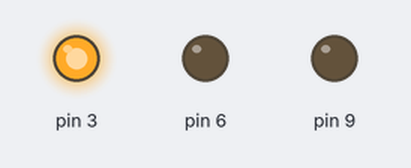
A sketch run on a simulated Arduino Uno, built with avr-gcc and run on an emulated ATmega328P. Parts: output pins drawn as LEDs (lit = HIGH).

Above: at 0.2 s.
At 1.2 s:
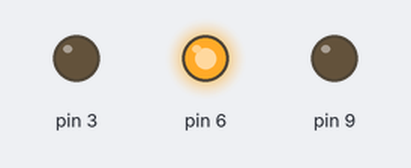
At 2.2 s:
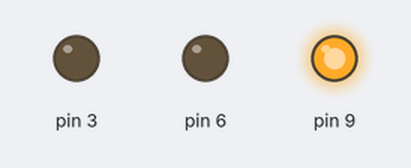
At 5.7 s:
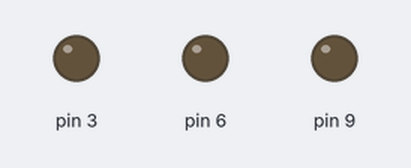
Timing chart, 0 to 6.9 s (numbered marks = the images above):
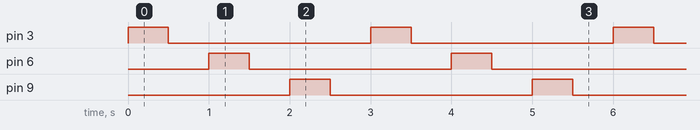

Measured:
- by itself, pin 3, pin 6, pin 9: alternates HIGH for 0.50 s and LOW for 2.5 s
- by itself, everything shown: repeats every 3.0 s, in 6 steps

The sketch:

sketch_aug23a.ino
```cpp
void setup() {
  pinMode(3 ,OUTPUT) ;
  pinMode(6 ,OUTPUT);
  pinMode(9 ,OUTPUT);

}

void loop() {
  digitalWrite(3,HIGH) ;
  delay(500) ;
  digitalWrite(3,LOW) ;
  delay(500) ;

  digitalWrite(6,HIGH) ;
  delay(500) ;
  digitalWrite(6,LOW) ;
  delay(500);

  digitalWrite(9,HIGH);
  delay(500) ;
  digitalWrite(9,LOW);
  delay(500);


}
```
